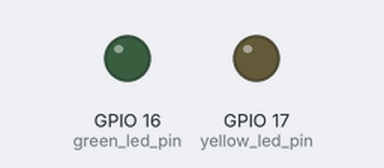
Simulated run of this sketch. Board: ESP32. Parts: output pins drawn as LEDs (lit = HIGH).

Above: at 0.05 s.
At 2.55 s:
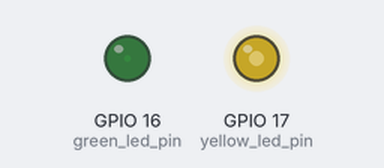
At 5.1 s:
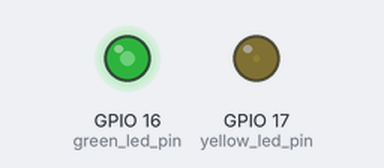
Timing chart, 0 to 6.6 s (numbered marks = the images above):
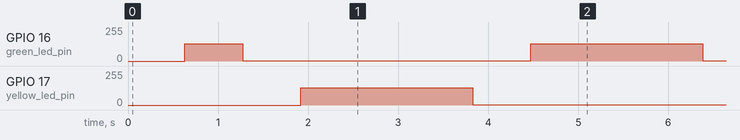

The sketch:

Traffic_light_PWM.ino
```cpp
const int green_led_pin = 16;
const int yellow_led_pin = 17;

void setup() {
  pinMode(green_led_pin,OUTPUT);
  pinMode(yellow_led_pin,OUTPUT);
  ledcSetup(0,5000,8);
  ledcAttachPin(green_led_pin,0);
  ledcAttachPin(yellow_led_pin,1);
  ledcWrite(0, 255);
  ledcWrite(1, 0);
}

void loop() {
  for(int i = 255; i > 0; i--)
  {
    ledcWrite(0, i);
    delay(5);
  }
  for(int i = 0; i < 255; i++)
  {
    ledcWrite(1, i);
    delay(5);
  }
  for(int i = 255; i > 0; i--)
  {
    ledcWrite(1, i);
    delay(5);
  }
  for(int i = 0; i < 255; i++)
  {
    ledcWrite(0, i);
    delay(5);
  }
}
```

Measured:
- by itself, GPIO 16 (green_led_pin): repeats every 5.1 s: 1/255 3.2 s, 128/255 1.9 s
- by itself, GPIO 17 (yellow_led_pin): alternates 128/255 for 1.9 s and 1/255 for 3.2 s
